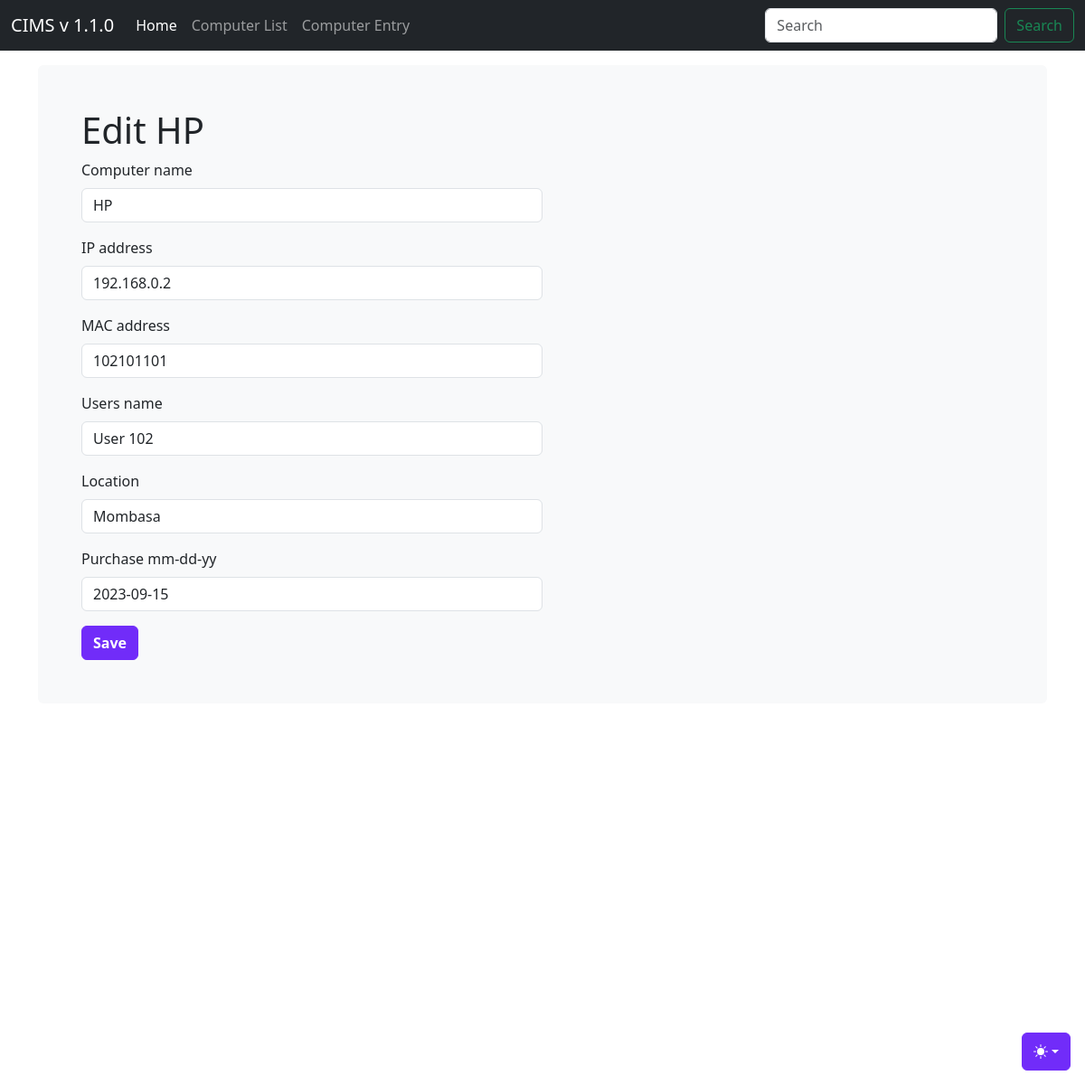
The page /computer_list/2/ on the database as committed earlier.
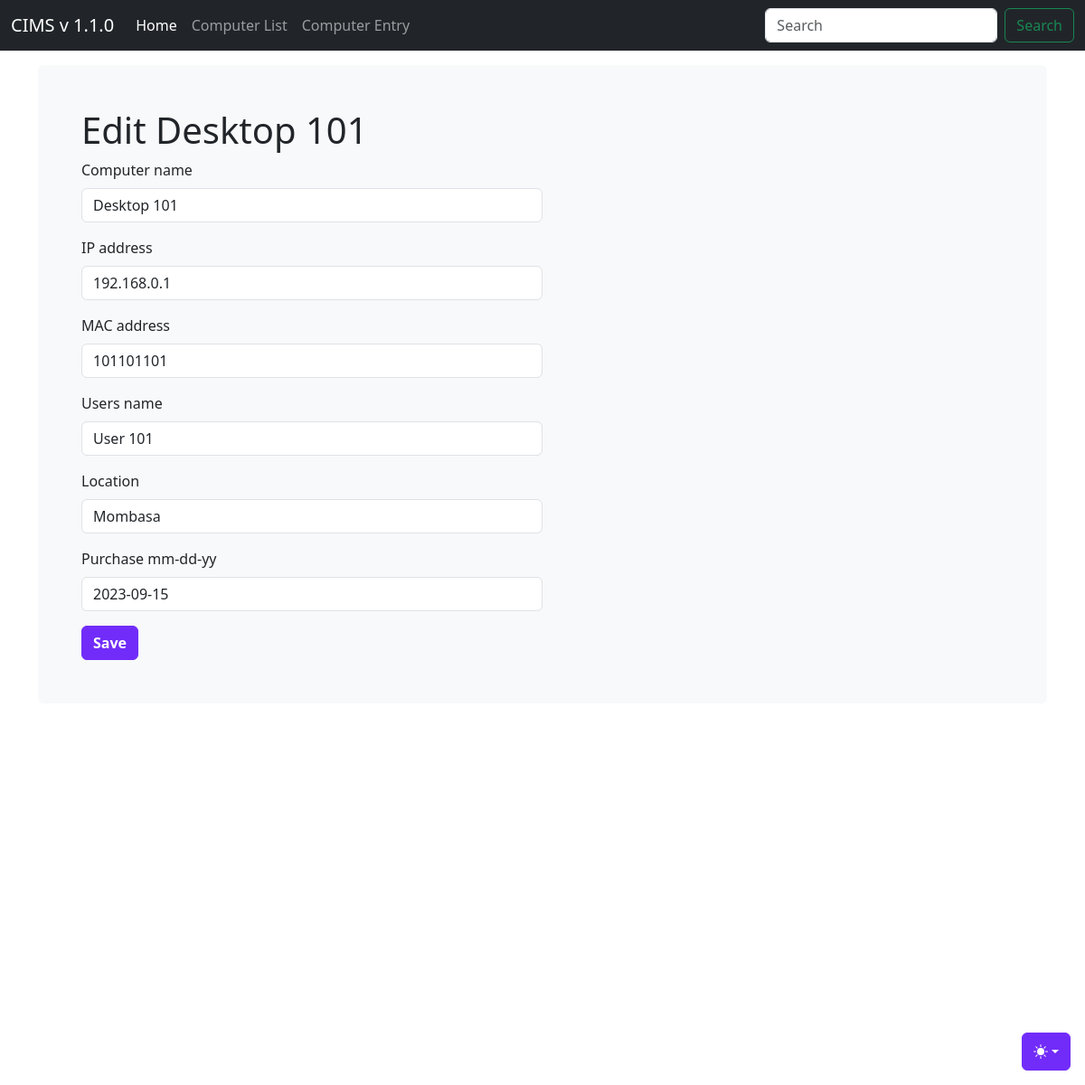
The same page on the database as committed later.
### djangoapp/models.py (models this page shows)
class Computer(models.Model):
    computer_name = models.CharField(max_length=30)
    IP_address = models.CharField(max_length=30)
    MAC_address = models.CharField(max_length=30)
    users_name = models.CharField(max_length=30)
    location = models.CharField(max_length=30)
    purchase_date = models.DateField("Purchase mm-dd-yy",auto_now_add = False, auto_now = False, blank=True, null=True)
    timestamp = models.DateField(auto_now_add = True, auto_now = False, blank=True)

### djangoapp/views.py (the view)
# urls.py: path('computer_list/<int:id>/', computer_edit, name='computer_edit'),
def computer_edit(request, id=None):
    instance = get_object_or_404(Computer, id=id)
    form = ComputerForm(request.POST or None, instance=instance)
    if form.is_valid():
        instance = form.save(commit=False)
        instance.save()
        return redirect('/computer_list')
    context = {
        "title": 'Edit ' + str(instance.computer_name),
        "instance": instance,
        "form": form,
    }
    return render(request, "computer_entry.html", context)

### djangoapp/forms.py
class ComputerForm(forms.ModelForm):
    class Meta:
        model = Computer
        fields = ['computer_name', 'IP_address', 'MAC_address', 'users_name', 'location', 'purchase_date']
        widgets = {
            'purchase_date': forms.DateInput(attrs={'class': 'dateinput'}),
        }

### djangoapp/templates/computer_entry.html (shortened to what this page needs)
{% load static %}
{% load bootstrap5 %}
<!doctype html>
<html lang="en" data-bs-theme="auto">
  <head><script src="{% static 'js/color-modes.js' %}"></script>
    <link rel="stylesheet" href="https://cdn.jsdelivr.net/npm/@docsearch/css@3">
<link href="{% static 'css/bootstrap.min.css' %}" rel="stylesheet">
    <link href="{% static 'css/stylesheet.css' %}" rel="stylesheet">
    <link href="{% static 'css/navbar-fixed.css' %}" rel="stylesheet">
    <link href="{% static 'js/jquery-ui-1.13.2/jquery-ui.min.css' %}" rel="stylesheet">
    <link href="{% static 'js/jquery-ui-1.13.2/jquery-ui.structure.min.css' %}" rel="stylesheet">
    <link href="{% static 'js/jquery-ui-1.13.2/jquery-ui.theme.min.css' %}" rel="stylesheet">
  </head>
  <body>
    <div class="dropdown position-fixed bottom-0 end-0 mb-3 me-3 bd-mode-toggle">
      <button class="btn btn-bd-primary py-2 dropdown-toggle d-flex align-items-center"
              id="bd-theme"
              type="button"
              aria-expanded="false"
              data-bs-toggle="dropdown"
              aria-label="Toggle theme (auto)">
        <svg class="bi my-1 theme-icon-active" width="1em" height="1em"><use href="#circle-half"></use></svg>
      </button>
    </div>
    {% include 'navbar.html' %}
<main class="container">
  <div class="bg-body-tertiary p-5 rounded">
      <h1> {{ title }}</h1>
      <div class="row">
          <form method="post" action="" class="pr-4">
              {% for field in form %}
              <div class="col-sm-6 form-group">
                {% bootstrap_field field %}
              </div>
              {% endfor %}
              <input class="btn btn-bd-primary" type="submit" value="Save" />
          </form>
      </div>
  </div>
</main>
</body>
</html>

Rows that differ between the two databases and show on the page:
changed Computer "Mombasa": computer_name "HP" → "Desktop 101"; IP_address "192.168.0.2" → "192.168.0.1"; MAC_address "102101101" → "101101101"; users_name "User 102" → "User 101"
Other text that changed with them:
{{ title }}: "Edit HP" → "Edit Desktop 101"
